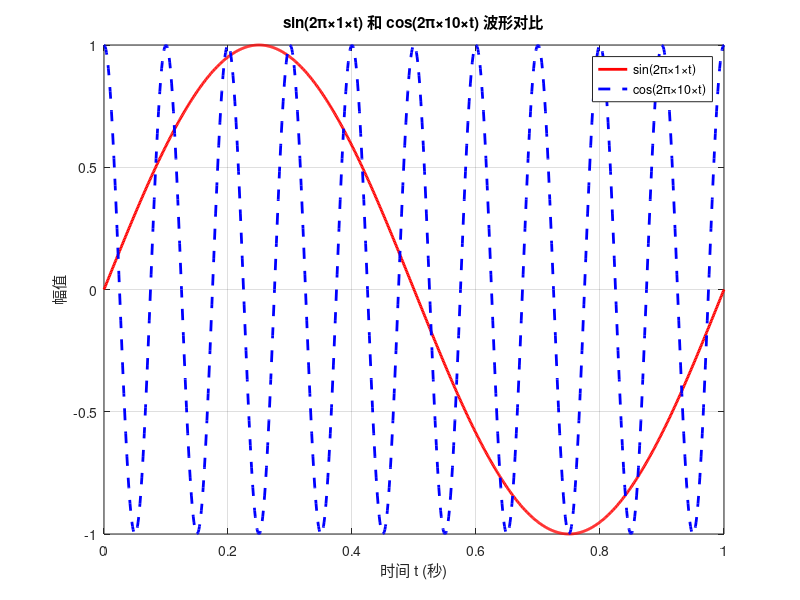

Recreate this plot in MATLAB.
% 练习：在同一个坐标系绘制两条三角函数曲线
% y1 = sin(2π×1×t)
% y2 = cos(2π×10×t)
clear; clc; close all;%清空内存变量，清空屏幕文字，关掉所有图

% 1. 定义时间 t（范围0~1秒，足够显示波形）
t = 0:0.001:1;  

% 2. 计算两条曲线
y1 = sin(2*pi*1*t);   % 正弦信号 1Hz
y2 = cos(2*pi*10*t);  % 余弦信号 10Hz

% 3. 在同一个坐标系绘图
plot(t, y1, 'r-', 'LineWidth',2);   % 红色实线：sin
hold on;                            % 保持画布，画第二条
plot(t, y2, 'b--', 'LineWidth',2);  % 蓝色虚线：cos
hold off;

% 4. 加标注
title('sin(2π×1×t) 和 cos(2π×10×t) 波形对比');  % 图标题
xlabel('时间 t (秒)');         % X轴标注
ylabel('幅值');               % Y轴标注
legend('sin(2\pi×1×t)','cos(2\pi×10×t)'); % 图例
grid on;                      % 显示网格
